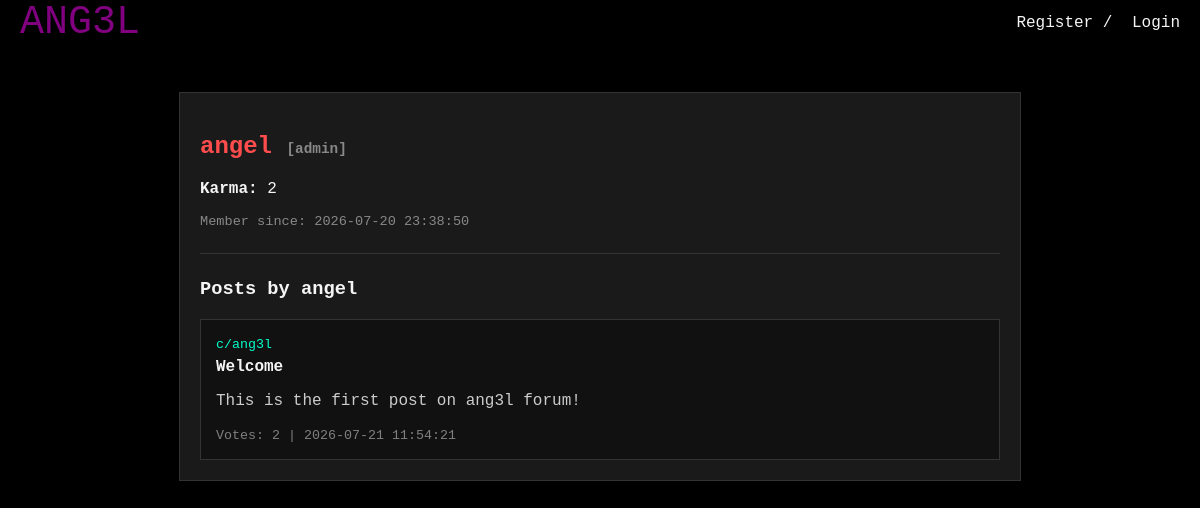
Page /u/angel on the committed database.
### tables this page shows
CREATE TABLE users (
    id INTEGER PRIMARY KEY AUTOINCREMENT,
    username TEXT UNIQUE NOT NULL,
    password_hash TEXT NOT NULL,
    is_admin INTEGER DEFAULT 0,
    created_at DATETIME DEFAULT CURRENT_TIMESTAMP
, role TEXT DEFAULT 'member', karma INTEGER DEFAULT 0);

CREATE TABLE posts (
    id INTEGER PRIMARY KEY AUTOINCREMENT,
    subchannel_id INTEGER NOT NULL,
    user_id INTEGER NOT NULL,
    title TEXT NOT NULL,
    body TEXT NOT NULL,
    votes_count INTEGER DEFAULT 0,
    created_at DATETIME DEFAULT CURRENT_TIMESTAMP,
    FOREIGN KEY (subchannel_id) REFERENCES subchannels(id) ON DELETE CASCADE,
    FOREIGN KEY (user_id) REFERENCES users(id) ON DELETE CASCADE
);

CREATE TABLE subchannels (
    id INTEGER PRIMARY KEY AUTOINCREMENT,
    name TEXT UNIQUE NOT NULL,
    description TEXT,
    created_by INTEGER,
    created_at DATETIME DEFAULT CURRENT_TIMESTAMP,
    FOREIGN KEY (created_by) REFERENCES users(id) ON DELETE SET NULL
);

### db.php (called while the page is built, shortened)
<?php
if (!function_exists('getRoleColor')) {
    function getRoleColor($role) {
        switch ($role) {
            case 'admin': return '#FF4D4D';
        }
    }
}

### public/profile.php (the view, shortened to what this page needs)
<?php
require_once __DIR__ . '/../db.php';
$username = strtolower(trim($_GET['user'] ?? ''));
$stmt = $db->prepare("SELECT id, username, role, karma, created_at FROM users WHERE LOWER(username) = ?");
$stmt->execute([$username]);
$profile_user = $stmt->fetch(PDO::FETCH_ASSOC);
$stmt_posts = $db->prepare("SELECT p.*, c.name as channel_name FROM posts p JOIN subchannels c ON p.subchannel_id = c.id WHERE p.user_id = ? ORDER BY p.created_at DESC");
$stmt_posts->execute([$profile_user['id']]);
$user_posts = $stmt_posts->fetchAll(PDO::FETCH_ASSOC);
?>
<!DOCTYPE html>
<html>
<head>
    <link rel="stylesheet" type="text/css" href="/css/header.css">
    <link rel="stylesheet" type="text/css" href="/css/profile.css">
</head>
<body>
    <?php include __DIR__ . '/../includes/header.php'; ?>
    <div class="container">
        <h2 style="color: <?php echo getRoleColor($profile_user['role']); ?>;">
            <?php echo htmlspecialchars($profile_user['username'], ENT_QUOTES, 'UTF-8'); ?>
            <span style="font-size: 0.9rem; color: #888;">[<?php echo htmlspecialchars($profile_user['role'], ENT_QUOTES, 'UTF-8'); ?>]</span>
        </h2>
        <p><strong>Karma:</strong> <?php echo $profile_user['karma']; ?></p>
        <p style="font-size: 0.85rem; color: #888;">Member since: <?php echo $profile_user['created_at']; ?></p>
        <hr style="border: 0; border-top: 1px solid #333; margin: 1.5rem 0;">
        <h3>Posts by <?php echo htmlspecialchars($profile_user['username'], ENT_QUOTES, 'UTF-8'); ?></h3>
        <?php if (empty($user_posts)): ?>
            <p style="color: gray;">No posts yet.</p>
        <?php else: ?>
            <?php foreach ($user_posts as $post): ?>
                <div class="post-card">
                    <small style="color: #00ffcc;"><a href="/c/<?php echo htmlspecialchars($post['channel_name'], ENT_QUOTES, 'UTF-8'); ?>" style="color: #00ffcc; text-decoration: none;">c/<?php echo htmlspecialchars($post['channel_name'], ENT_QUOTES, 'UTF-8'); ?></a></small>
                    <h4 style="margin: 5px 0;"><?php echo htmlspecialchars($post['title'], ENT_QUOTES, 'UTF-8'); ?></h4>
                    <p style="color: #ccc;"><?php echo nl2br(htmlspecialchars($post['body'], ENT_QUOTES, 'UTF-8')); ?></p>
                    <small style="color: gray;">Votes: <?php echo $post['votes_count']; ?> | <?php echo $post['created_at']; ?></small>
                </div>
            <?php endforeach; ?>
        <?php endif; ?>
    </div>
</body>
</html>

### public/css/header.css (style rules this page uses)
body { background-color: rgb(0, 0, 0); margin: 0; }
a { color: whitesmoke; text-decoration: none; }

### public/css/profile.css (style rules this page uses)
body { background: #000000; color: whitesmoke; font-family: "JetBrainsMono NF", monospace; margin: 0; padding-top: 60px; }
.container { max-width: 800px; margin: 2rem auto; padding: 20px; background: #1a1a1a; border: 1px solid #333; }
.post-card { background: #111; border: 1px solid #333; padding: 15px; margin-top: 1rem; }

### rows in the picture
users: username "angel", role "admin", karma "2", created_at "2026-07-20 23:38:50"
posts: subchannel.name "ang3l", title "Welcome", body "This is the first post on ang3l forum!", votes_count "2", created_at "2026-07-21 11:54:21"
